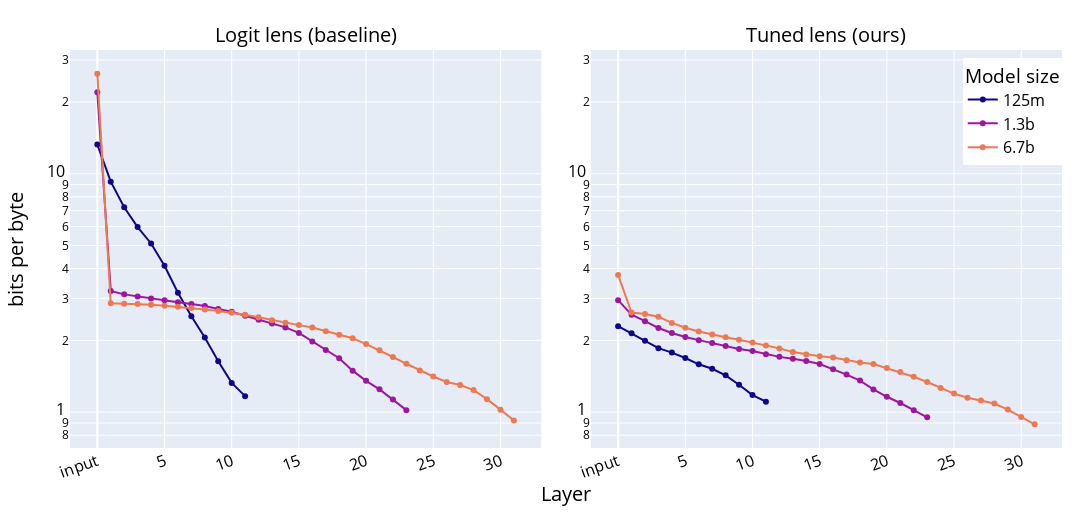

Here is the notebook cell this chart was saved with:
### Code cell
from plotly.subplots import make_subplots
import plotly.express as px
import plotly.graph_objects as go

PAGE_WIDTH = 6.75 * 96 * 2

master = make_subplots(
    rows=1,
    cols=2,
    subplot_titles=("Logit lens (baseline)", "Tuned lens (ours)"),
    horizontal_spacing=0.05,
    vertical_spacing=0.1,
    shared_yaxes=True,
    x_title="Layer",
    y_title="bits per byte",
).add_traces([
    go.Scatter(
        x=np.arange(depth),
        y=baselines[name][:-1],
        marker_color=color,
        mode="lines+markers",
        name=name,
        showlegend=False,
    ) for color, model, name, depth in zip(
        px.colors.sequential.Plasma[::3],
        MODELS,
        NAMES,
        DEPTHS
    )
], rows=1, cols=1
).add_traces([
    go.Scatter(
        x=np.arange(depth),
        y=metrics[name],
        marker_color=color,
        mode="lines+markers",
        name=name,
       # opacity=0.8,
    ) for color, model, name, depth in zip(
        px.colors.sequential.Plasma[::3],
        MODELS,
        NAMES,
        DEPTHS
    )
], rows=1, cols=2
).update_xaxes(
    dtick=5,
).update_yaxes(
    showticklabels=True,
    type="log",
    # range=[0, 14],
).update_annotations(
    font=dict(size=20, color="black"),
).update_layout(
    font=dict(size=16, color="black"),
    height=PAGE_WIDTH / 2.5,
    hovermode="x unified",
    legend=dict(
        title_text="Model size",
        x=0.9,
        y=0.98,
    ),
    xaxis1=dict(
        tickangle=-20,
        tickvals=list(range(0, 50, 5)),
        ticktext=["input"] + [str(i * 5) for i in range(1, 45 - 1)],
    ),
    xaxis2=dict(
        tickangle=-20,
        tickvals=list(range(0, 50 - 1, 5)),
        ticktext=["input"] + [str(i * 5) for i in range(1, 45 - 1)],
    ),
    margin_l=70,
    margin_r=30,
    margin_t=50,
    margin_b=70,
    width=PAGE_WIDTH,
)
master

### Figure 1 — Plotly figure (JSON) as saved in the notebook; plotly's stock layout.template omitted (floating-point values rounded to 4 significant figures)
{"data": [{"marker": {"color": "#0d0887"}, "mode": "lines+markers", "name": "125m", "showlegend": false, "type": "scatter", "x": [0, 1, 2, 3, 4, 5, 6, 7, 8, 9, 10, 11], "xaxis": "x", "y": [13.26, 9.261, 7.23, 5.974, 5.097, 4.112, 3.166, 2.525, 2.054, 1.633, 1.326, 1.167], "yaxis": "y"}, {"marker": {"color": "#9c179e"}, "mode": "lines+markers", "name": "1.3b", "showlegend": false, "type": "scatter", "x": [0, 1, 2, 3, 4, 5, 6, 7, 8, 9, 10, 11, 12, 13, 14, 15, 16, 17, 18, 19, 20, 21, 22, 23], "xaxis": "x", "y": [21.95, 3.224, 3.118, 3.056, 2.997, 2.947, 2.892, 2.841, 2.785, 2.708, 2.637, 2.537, 2.44, 2.356, 2.266, 2.148, 1.976, 1.824, 1.683, 1.493, 1.353, 1.246, 1.129, 1.019], "yaxis": "y"}, {"marker": {"color": "#ed7953"}, "mode": "lines+markers", "name": "6.7b", "showlegend": false, "type": "scatter", "x": [0, 1, 2, 3, 4, 5, 6, 7, 8, 9, 10, 11, 12, 13, 14, 15, 16, 17, 18, 19, 20, 21, 22, 23, 24, 25, 26, 27, 28, 29, 30, 31], "xaxis": "x", "y": [26.29, 2.864, 2.851, 2.838, 2.819, 2.793, 2.765, 2.731, 2.696, 2.658, 2.613, 2.56, 2.5, 2.431, 2.373, 2.317, 2.266, 2.186, 2.109, 2.042, 1.929, 1.816, 1.703, 1.595, 1.496, 1.411, 1.338, 1.299, 1.237, 1.133, 1.024, 0.9214], "yaxis": "y"}, {"marker": {"color": "#0d0887"}, "mode": "lines+markers", "name": "125m", "type": "scatter", "x": [0, 1, 2, 3, 4, 5, 6, 7, 8, 9, 10, 11], "xaxis": "x2", "y": [2.293, 2.143, 1.99, 1.855, 1.777, 1.686, 1.587, 1.519, 1.426, 1.303, 1.179, 1.106], "yaxis": "y2"}, {"marker": {"color": "#9c179e"}, "mode": "lines+markers", "name": "1.3b", "type": "scatter", "x": [0, 1, 2, 3, 4, 5, 6, 7, 8, 9, 10, 11, 12, 13, 14, 15, 16, 17, 18, 19, 20, 21, 22, 23], "xaxis": "x2", "y": [2.948, 2.562, 2.406, 2.254, 2.147, 2.065, 2.004, 1.948, 1.895, 1.84, 1.804, 1.748, 1.705, 1.676, 1.639, 1.591, 1.512, 1.437, 1.355, 1.245, 1.16, 1.092, 1.019, 0.9512], "yaxis": "y2"}, {"marker": {"color": "#ed7953"}, "mode": "lines+markers", "name": "6.7b", "type": "scatter", "x": [0, 1, 2, 3, 4, 5, 6, 7, 8, 9, 10, 11, 12, 13, 14, 15, 16, 17, 18, 19, 20, 21, 22, 23, 24, 25, 26, 27, 28, 29, 30, 31], "xaxis": "x2", "y": [3.763, 2.616, 2.579, 2.514, 2.367, 2.26, 2.18, 2.115, 2.062, 2.01, 1.957, 1.904, 1.851, 1.788, 1.747, 1.716, 1.695, 1.651, 1.616, 1.591, 1.531, 1.472, 1.406, 1.338, 1.262, 1.195, 1.149, 1.119, 1.086, 1.025, 0.9538, 0.8884], "yaxis": "y2"}], "layout": {"annotations": [{"font": {"color": "black", "size": 20}, "showarrow": false, "text": "Logit lens (baseline)", "x": 0.2375, "xanchor": "center", "xref": "paper", "y": 1, "yanchor": "bottom", "yref": "paper"}, {"font": {"color": "black", "size": 20}, "showarrow": false, "text": "Tuned lens (ours)", "x": 0.7625, "xanchor": "center", "xref": "paper", "y": 1, "yanchor": "bottom", "yref": "paper"}, {"font": {"color": "black", "size": 20}, "showarrow": false, "text": "Layer", "x": 0.5, "xanchor": "center", "xref": "paper", "y": 0, "yanchor": "top", "yref": "paper", "yshift": -30}, {"font": {"color": "black", "size": 20}, "showarrow": false, "text": "bits per byte", "textangle": -90, "x": 0, "xanchor": "right", "xref": "paper", "xshift": -40, "y": 0.5, "yanchor": "middle", "yref": "paper"}], "font": {"color": "black", "size": 16}, "height": 518.4, "hovermode": "x unified", "legend": {"title": {"text": "Model size"}, "x": 0.9, "y": 0.98}, "margin": {"b": 70, "l": 70, "r": 30, "t": 50}, "width": 1296, "xaxis": {"anchor": "y", "domain": [0, 0.475], "dtick": 5, "tickangle": -20, "ticktext": ["input", "5", "10", "15", "20", "25", "30", "35", "40", "45", "50", "55", "60", "65", "70", "75", "80", "85", "90", "95", "100", "105", "110", "115", "120", "125", "130", "135", "140", "145", "150", "155", "160", "165", "170", "175", "180", "185", "190", "195", "200", "205", "210", "215"], "tickvals": [0, 5, 10, 15, 20, 25, 30, 35, 40, 45]}, "xaxis2": {"anchor": "y2", "domain": [0.525, 1], "dtick": 5, "tickangle": -20, "ticktext": ["input", "5", "10", "15", "20", "25", "30", "35", "40", "45", "50", "55", "60", "65", "70", "75", "80", "85", "90", "95", "100", "105", "110", "115", "120", "125", "130", "135", "140", "145", "150", "155", "160", "165", "170", "175", "180", "185", "190", "195", "200", "205", "210", "215"], "tickvals": [0, 5, 10, 15, 20, 25, 30, 35, 40, 45]}, "yaxis": {"anchor": "x", "domain": [0, 1], "showticklabels": true, "type": "log"}, "yaxis2": {"anchor": "x2", "domain": [0, 1], "matches": "y", "showticklabels": true, "type": "log"}}}
